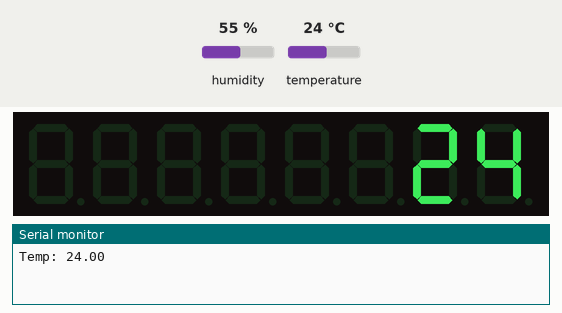
This sketch was run on a simulated ESP32. Parts: 8-digit seven-segment display, the last lines printed to the serial monitor. The test bench sets the inputs (shaded band); at power-on: temperature 24 °C, humidity 55 %. WiFi joins after 1.5 s; servers stay silent unless stated.

Above: at 2.7 s.
2.8 s: temperature set to 28 °C
At 4.3 s:
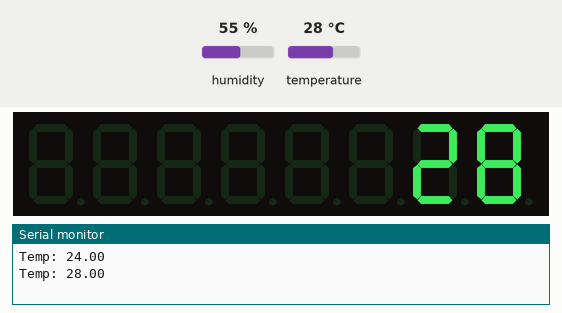
5.5 s: temperature set to 12 °C
At 7.5 s:
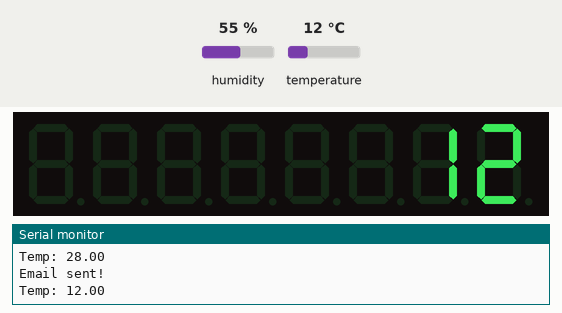
8.2 s: temperature set to 19 °C
At 9.9 s:
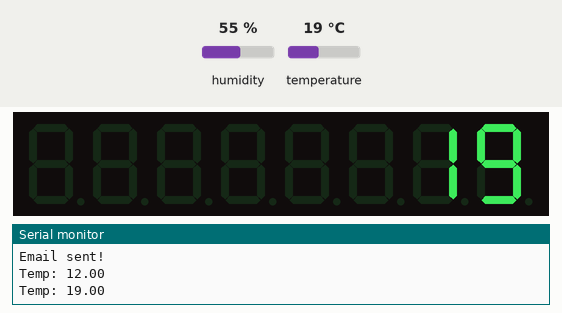
Timing chart, 0 to 11.4 s (numbered marks = the images above; inputs shaded):
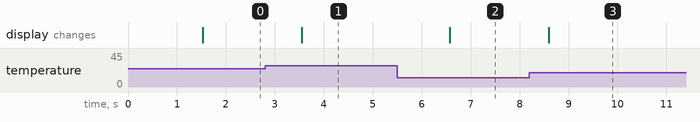

Measured:
- after the input at 2.8 s, the display: changes after 0.75 s (image 1)
- after the input at 5.5 s, the display: changes after 1.1 s (image 2)
- after the input at 8.2 s, the display: changes after 0.40 s (image 3)

The sketch:

ESP_Alert.ino
```cpp
#include <WiFi.h>
#include "DHT.h"
#include <LedController.hpp>
#include <ESP_Mail_Client.h>

// DHT11 Config
#define DHTPIN 17
#define DHTTYPE DHT11
DHT dht(DHTPIN, DHTTYPE);

// 7-Segment MAX7219 Config
#define DIN 15
#define CS  13
#define CLK 14
LedController<1,1> lc(DIN, CLK, CS);

// WiFi Credentials
const char* ssid = "YOUR_WIFI_SSID";
const char* password = "YOUR_WIFI_PASSWORD";

// Email/SMTP Settings
#define emailSenderAccount    "YOUR_EMAIL@gmail.com"
#define emailSenderPassword   "YOUR_APP_PASSWORD"
#define smtpServer            "smtp.gmail.com"
#define smtpServerPort        465
#define emailSubject          "[ALERT] ESP32 Temperature"
const char* emailRecipient  = "RECIPIENT_EMAIL@gmail.com";

ESP_Mail_Session session;
SMTP_Message message;
SMTPSession smtp;

// Threshold
const float tempThreshold = 25.0;
bool emailSent = false;

void setup() {
  Serial.begin(115200);
  dht.begin();

  // Setup MAX7219 2-digit display
  lc.setIntensity(8);
  lc.clearMatrix();

  // WiFi connect
  WiFi.begin(ssid, password);
  while (WiFi.status() != WL_CONNECTED) delay(500);

  // Mail session setup
  session.server.host_name = smtpServer;
  session.server.port = smtpServerPort;
  session.login.email = emailSenderAccount;
  session.login.password = emailSenderPassword;
  session.login.user_domain = "";

  message.sender.name = "ESP32";
  message.sender.email = emailSenderAccount;
  message.subject = emailSubject;
  message.addRecipient("Alert", emailRecipient);
  message.text.charSet = "utf-8";
  message.text.transfer_encoding = Content_Transfer_Encoding::enc_7bit;
  message.priority = esp_mail_smtp_priority::esp_mail_smtp_priority_high;

  MailClient.networkReconnect(true);
}

void displayTemperature(int temp) {
  // Display on 2-digit 7-segment (assume temp 0...99)
  int tens = (temp / 10) % 10;
  int ones = temp % 10;
  lc.setDigit(0, 1, tens, false); // Left digit (digit 1)
  lc.setDigit(0, 0, ones, false); // Right digit (digit 0)
}

bool sendEmailNotification(float temp) {
  String body = "Temperature above threshold! Current temp: " + String(temp) + "C";
  message.text.content = body.c_str();
  if (!MailClient.sendMail(&smtp, &message)) {
    Serial.println("Email failed: " + smtp.errorReason());
    return false;
  }
  Serial.println("Email sent!");
  return true;
}

void loop() {
  float t = dht.readTemperature();

  if (!isnan(t)) {
    Serial.print("Temp: "); Serial.println(t);
    displayTemperature((int)t);

    if (t > tempThreshold && !emailSent) {
      if (sendEmailNotification(t)) emailSent = true;
    }
    if (t <= tempThreshold) emailSent = false;
  } else {
    Serial.println("Failed to read DHT11!");
  }
  delay(2000);
}
```
